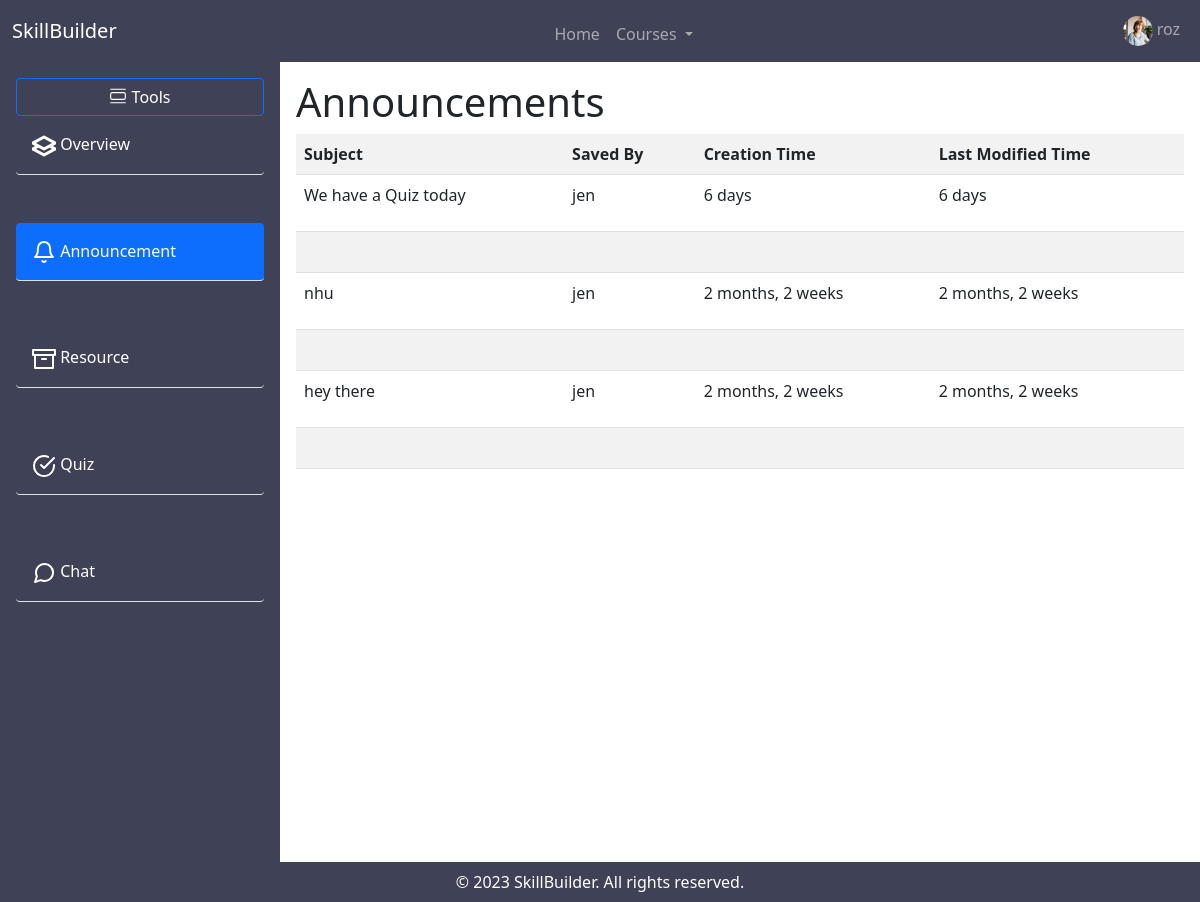
The page /course/1/announcement (signed in) on the database as committed earlier.
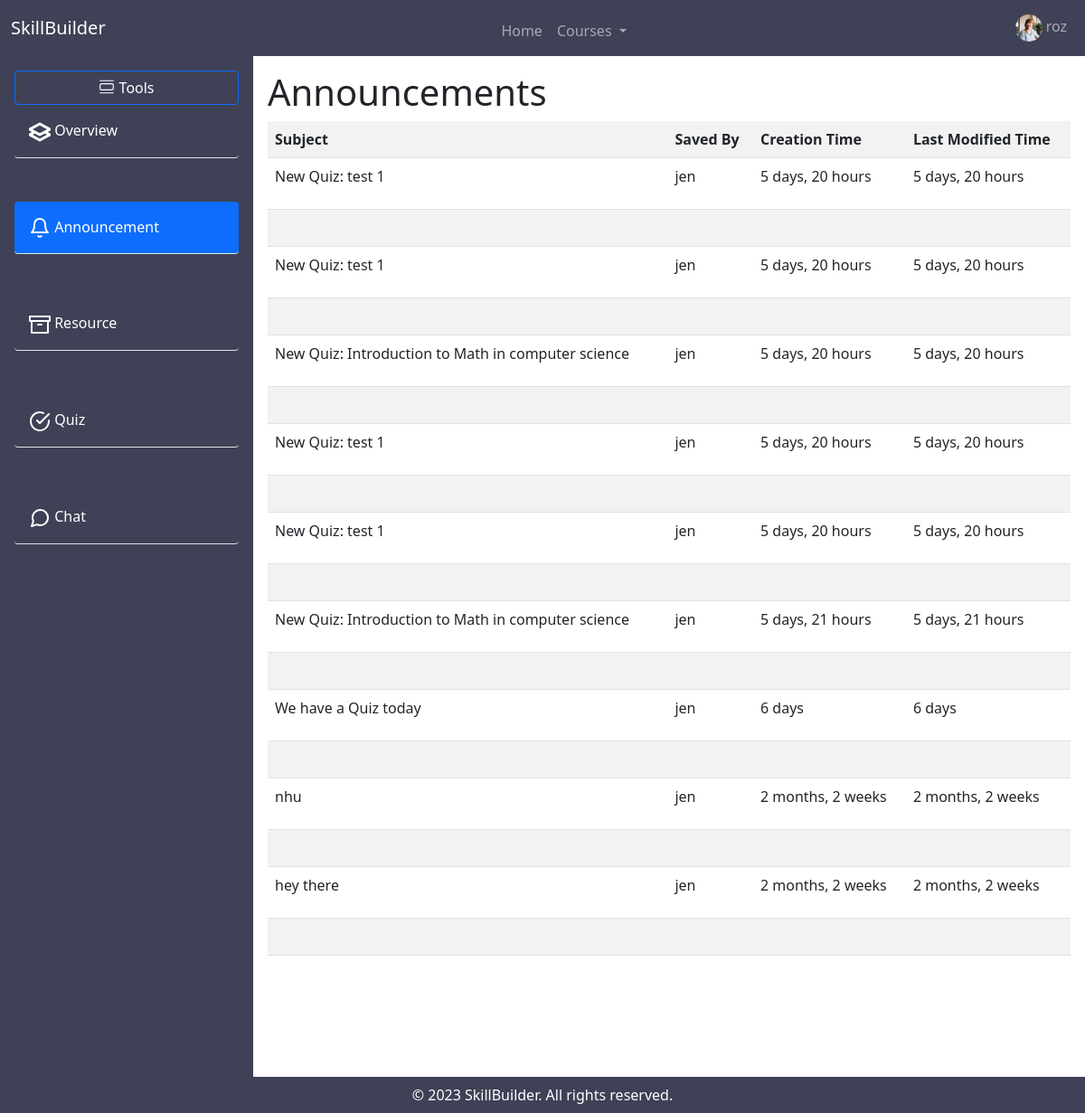
The same page on the database as committed later.
### myapp/models.py (models this page shows)
class User(AbstractUser):
    is_employer = models.BooleanField("Is employer",default=False)
    is_employee = models.BooleanField("Is employee", default=False)
    is_email_verified = models.BooleanField(default=False)
    my_employer = models.CharField(max_length=200, null=True, blank=True)
    first_name = models.CharField(max_length=30, blank=False, null=False)
    last_name = models.CharField(max_length=30, blank=False, null=False)
    bio = models.TextField(blank=True, null=True)
    avatar = models.ImageField(null=True, default="avatar.svg")

### course/models.py (models this page shows, shortened)
class Announcement(models.Model):
    title = models.CharField(max_length=200)
    content = models.TextField(blank=True, null=True)
    course = models.ForeignKey(Course, on_delete=models.CASCADE)
    date = models.DateTimeField(auto_now_add=True)
    created  = models.DateTimeField(auto_now_add=True)
    updated = models.DateTimeField(auto_now=True)

class Course(models.Model):
    name = models.CharField(max_length=100)
    description = models.TextField(blank=True, null=True)
    instructor = models.ForeignKey(User, on_delete=models.CASCADE)
    created = models.DateField(auto_now_add=True)
    updated = models.DateField(auto_now=True)
    def __str__(self):
        return self.name

### course/views/announcement_page.py (the view)
# urls.py: path('course/<str:pk>/announcement', announcement_page.announcementPage, name='announcement'),
def announcementPage(request, pk):
    employee = request.user
    participants = Participants.objects.filter(user=employee)
    courses = [participant.course for participant in participants]
    course = Course.objects.get(pk=pk)
    announcements = Announcement.objects.filter(course=course).order_by('-updated')
    context = {
        'course': course,
        'announcements': announcements,
        'courses': courses
    }
    return render(request, "page/announcement_page.html", context)

### course/templates/page/announcement_page.html (shortened to what this page needs)
{% extends 'main.html' %} {% load static %} | {% block content %}
<div>
    <h1>Announcements</h1>
    {% if announcements %}
    <table class="table table-hover table-striped">
        <tr class="announcement-header">
            <th>Subject</th>
            <th>Saved By</th>
            <th>Creation Time</th>
            <th>Last Modified Time</th>
        </tr>
        {% for announcement in announcements %}
        <tr>
            <td class="view announcement-view"> <a>
                {% if announcement.title %}
                {{announcement.title}}
                {% else %}
                N/A
                {% endif %}
            </a>
            </td>
            <td>
                {% if course.instructor %}
                <p>{{course.instructor}}</p>
                {% else %}
                <p>N/A</p>
                {% endif %}
            </td>
            <td>
                {% if announcement.created|timesince %}
                <p>{{announcement.created|timesince}}</p>
                {% else %}
                <p>N/A</p>
                {% endif %}
            </td>
            <td>
                {% if announcement.updated|timesince %}
                <p>{{announcement.updated|timesince}}</p>
                {% else %}
                <p>N/A</p>
                {% endif %}
            </td>
        </tr>
        <tr>
            <td colspan="4">
                <br>
            </tr>
        {% endfor %}
    </table>
    {% else %}
    <p>Annoucement not available</p>
    {% endif %}
</div>
{% endblock %}

### templates/main.html (shortened to what this page needs)
<!DOCTYPE html>
{% load static %}
<html>
    <head>
        <link
        href="https://cdn.jsdelivr.net/npm/bootstrap@5.0.2/dist/css/bootstrap.min.css"
        rel="stylesheet"
        />
        <link
            rel="stylesheet"
            type="text/css"
            media="screen"
            href="{% static 'css/employee_page.css' %}"
        />
    </head>
    <body >
        <div class="full-height employee-container">
                {% include 'main_navbar.html' %}
            <div class="main-content-container">
                {% include 'main_side_bar.html' %}
                <div class="content-page m-3">
                    {% block content %} {% endblock %}
                </div>
            </div>
            {% include 'main_footer.html' %}
        </div>
    </body>
</html>

### templates/main_navbar.html (shortened to what this page needs)
<nav class="navbar navbar-expand-lg navbar-dark" style="background-color: #3f4156;">
  <div class="container-fluid">
    <a class="navbar-brand" href="{% url 'employee-home' request.user %}"
      >SkillBuilder</a
    >
    <div class="collapse navbar-collapse" id="navbarSupportedContent">
      {% if request.user.is_authenticated %}
      <ul class="navbar-nav m-auto mb-2 mb-lg-0">
        <li class="nav-item">
          <a
            class="nav-link {% if request.resolver_match.view_name == 'employee-home' %} active {% endif %}"
            aria-current="page"
            href="{% url 'employee-home' request.user %}"
            >Home</a
          >
        </li>
        {% with request.resolver_match.url_name as url_name %}
        {% if courses %}
        <li class="nav-item dropdown">
          <a
            class="nav-link dropdown-toggle"
            href="#"
            id="navbarDarkDropdownMenuLink"
            role="button"
            data-bs-toggle="dropdown"
            aria-expanded="false"
          >
            Courses
          </a>
        </li>
        {% endif %}
        {% endwith %}
      </ul>
      {% endif %}
      <div>
        <ul class="navbar-nav">
          <li class="nav-item dropstart">
            <a
              class="nav-link dropdown-toggle"
              href="#"
              id="navbarDarkDropdownMenuLink"
              role="button"
              data-bs-toggle="dropdown"
              aria-expanded="false"
            >
              <img
                src="{{request.user.avatar.url}}"
                alt="user"
                class="image-icon"
                style="width: 30px; border-radius: 50%"
              />
              {{request.user.username}}
            </a>
          </li>
        </ul>
      </div>
    </div>
  </div>
</nav>

### templates/main_side_bar.html (shortened to what this page needs)
{% load static %}
<div
  class="side-bar side-bar-big flex-shrink-0 p-3 text-white"
  style="background-color: #3f4156; width: 280px;"
>
  <a class="tools-button btn btn-outline-primary text-white">
    <span>Tools</span>
  </a>
  {% with request.resolver_match.url_name as url_name %}
  <ul class="nav nav-pills flex-column">
    <li class="nav-item mb-5">
      <a
        href="{% url 'course' pk=course.id %}"
        class="nav-link py-3 border-bottom text-white {% if url_name == 'course' %} active {% endif %}"
        aria-current="page"
        title="Overview"
        data-bs-toggle="tooltip"
        data-bs-placement="right"
      >
        <img
          src="{% static 'assets/overview.svg' %}"
          alt="Back"
          class="feather-icon icon-bar-1"
        />
        Overview
      </a>
    </li>
    <li class="nav-item mb-5">
      <a
        href="{% url 'announcement' course.id %}"
        class="nav-link py-3 border-bottom text-white {% if url_name == 'announcement' %} active {% endif %}"
        title="Announcement"
        data-bs-toggle="tooltip"
        data-bs-placement="right"
      >
        <img
          src="{% static 'assets/bell.svg' %}"
          alt="Back"
          class="feather-icon icon-bar-3"
        />
        Announcement
      </a>
    </li>
    <li class="nav-item mb-5">
      <a
        href="{% url 'resource' course.id %}"
        class="nav-link py-3 border-bottom text-white {% if url_name == 'resource' %} active {% endif %}"
        title="Resources"
        data-bs-toggle="tooltip"
        data-bs-placement="right"
      >
        <img
          src="{% static 'assets/archive.svg' %}"
          alt="Back"
          class="feather-icon icon-bar-4"
        />
        Resource
      </a>
    </li>
    <li class="nav-item mb-5">
      <a
        href="{% url 'quiz-page' pk=course.id %}"
        class="nav-link py-3 border-bottom text-white {% if url_name == 'quiz-page' %} active {% endif %}"
        title="Quiz"
        data-bs-toggle="tooltip"
        data-bs-placement="right"
      >
        <img
          src="{% static 'assets/quiz.svg' %}"
          alt="Back"
          class="feather-icon icon-bar-5"
        />
        Quiz
      </a>
    </li>
    <li class="nav-item mb-5">
      <a
        href="{% url 'room-page' course.id %}"
        class="nav-link py-3 border-bottom text-white {% if url_name == 'room-page' %} active {% endif %}"
        title="Chat Room"
        data-bs-toggle="tooltip"
        data-bs-placement="right"
      >
        <img
          src="{% static 'assets/message.svg' %}"
          alt="Back"
          class="feather-icon icon-bar-6"
        />
        Chat
      </a>
    </li>
  </ul>
  {% endwith %}
</div>

### templates/main_footer.html
{% load static %}
<footer class="footer p-2" style="background-color: #3f4156;">
    <div class="container text-center text-white">
      <span>&copy; 2023 SkillBuilder. All rights reserved.</span>
    </div>
  </footer>

### static/css/employee_page.css (style rules this page uses)
* { box-sizing: border-box; margin: 0; padding: 0; list-style: none; text-decoration: none !important; box-sizing: border-box; }
.full-height { height: 100vh; }
.main-content-container { height: 100%; display: flex; user-select: none; }
.footer { max-height: 10vh; }
.side-bar { max-height: 100%; overflow-y: auto; }
.content-page { width: 100%; overflow-y: auto; }
.dropstart .dropdown-toggle::before { display: none !important; }
.bi { vertical-align: -0.125em; pointer-events: none; fill: currentColor; }
.side-bar-big { display: flex; flex-direction: column; width: 100px; }
.view { cursor: pointer; }

Rows that differ between the two databases and show on the page:
added Announcement: title "New Quiz: test 1", {{ course.instructor }} "jen", created "5 days, 20 hours", updated "5 days, 20 hours"
added Announcement: title "New Quiz: test 1", {{ course.instructor }} "jen", created "5 days, 20 hours", updated "5 days, 20 hours"
added Announcement: title "New Quiz: Introduction to Math in computer science", {{ course.instructor }} "jen", created "5 days, 20 hours", updated "5 days, 20 hours"
added Announcement: title "New Quiz: test 1", {{ course.instructor }} "jen", created "5 days, 20 hours", updated "5 days, 20 hours"
added Announcement: title "New Quiz: test 1", {{ course.instructor }} "jen", created "5 days, 20 hours", updated "5 days, 20 hours"
added Announcement: title "New Quiz: Introduction to Math in computer science", {{ course.instructor }} "jen", created "5 days, 21 hours", updated "5 days, 21 hours"
